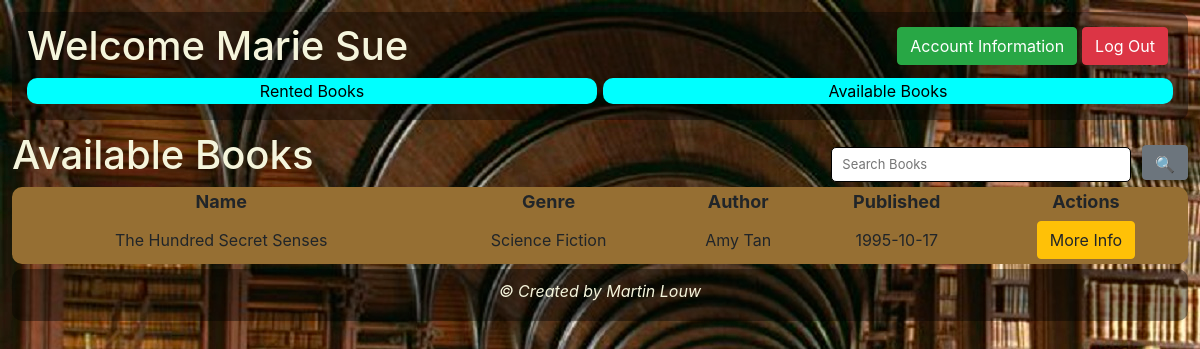
The app's page /member/memberAvailableSearch.php (signed in) with its own data.
### tables this page shows
CREATE TABLE `members` (
  `member_id` int(11) NOT NULL,
  `member_name` varchar(255) NOT NULL,
  `member_surname` varchar(255) NOT NULL,
  `member_date_of_birth` date NOT NULL,
  `member_email` varchar(255) NOT NULL,
  `member_password` varchar(255) NOT NULL,
  `member_contact_number` char(10) NOT NULL,
  `role_id` int(11) NOT NULL
);

CREATE TABLE `books` (
  `book_id` int(11) NOT NULL,
  `book_name` varchar(255) NOT NULL,
  `book_desc` varchar(10000) NOT NULL,
  `book_published_date` date NOT NULL,
  `genre_id` int(11) NOT NULL,
  `status_id` int(11) NOT NULL,
  `author_id` int(11) NOT NULL
);

CREATE TABLE `genre` (
  `genre_id` int(11) NOT NULL,
  `genre_name` varchar(255) NOT NULL,
  `genre_desc` varchar(1000) NOT NULL
);

CREATE TABLE `authors` (
  `author_id` int(11) NOT NULL,
  `author_name` varchar(255) NOT NULL,
  `author_surname` varchar(255) NOT NULL,
  `author_dob` date NOT NULL
);

### member/memberAvailableSearch.php (the view)
<?php include '../member/memberHeader.php'; ?>
    <h1>
		Available Books
		<form method="post" class="frmBooks">
			<input type='text' id="availableSearch" name="availableSearch" placeholder="Search Books" class="availableSearch">
			<button id="btnAvailableSearch" name="btnAvailableSearch" class="btn btn-secondary btnAvailableSearch">&#128269</button>
		</form>
	</h1>
    <form method='post'>
		<table class="bookTable">
			<thead class="bookTableHead">
				<th>Name</th>
				<th>Genre</th>
				<th>Author</th>
				<th>Published</th>
				<th>Actions</th>
			</thead>
			<tbody>
				<?php
                    $memberSearch = $_SESSION['memberSearch'];
					$sql = "SELECT * FROM books
							INNER JOIN genre ON books.genre_id = genre.genre_id
							INNER JOIN authors ON books.author_id = authors.author_id
							INNER JOIN books_status ON books.status_id = books_status.status_id
                            WHERE book_name LIKE '%$memberSearch%'
							ORDER BY book_name ASC";
					$result = $conn->query($sql);
					if ($result) {
						if ($result->num_rows > 0) {
							while ($row = $result->fetch_assoc()) {
								if ($row['status_id'] == 1) { ?>
									<tr class="bookTableRow">
										<td><?= $row['book_name'] ?></td>
										<td><?= $row['genre_name'] ?></td>
										<td><?= $row['author_name'] . " " . $row['author_surname'] ?></td>
										<td><?= $row['book_published_date'] ?></td>
										<td>
											<button id="btnMoreInfo" name="btnMoreInfo" value="<?= $row['book_id'] ?>" class="btn btn-warning">More Info</button>
										</td>
									</tr>
					<?php		}
								else {
								}
							}
					?>
			</tbody>
		</table>
		<?php
					}
                    else {
                        echo "  <script>
                                    alert('No Books Found.  Please Try Again.');
                                    window.location.href = './memberAvailable.php';
                                </script>";
                    }
				}
				else {
					echo "Error selecting table " . $conn->error;
				}
		?>
	</form>
<?php include '../member/memberFooter.php'; ?>

### member/memberHeader.php (shortened to what this page needs)
<!DOCTYPE html>
<html>
	<head>
		<?php require('../php/funcMember.php'); ?>
		<link rel='stylesheet' type='text/css' href='../css/member.css'>
		<link rel="stylesheet" href="https://stackpath.bootstrapcdn.com/bootstrap/4.5.0/css/bootstrap.min.css">
	</head>
	<body>
		<header class="container-fluid">
			<form method="post">
				<?php
					$memberID = $_SESSION['loggedInMemberID'];
					$sql = "SELECT * FROM members
							WHERE member_id = $memberID";
					$result = $conn->query($sql);
					if ($result) {
						if ($result->num_rows > 0) {
							while ($row = $result->fetch_assoc()) { ?>
								<h1>Welcome <?= $row['member_name'] . " " . $row['member_surname'] ?>
				<?php
							}
						}
					}
					else {
						echo "Error selecting table " . $conn->error;
					}
				?>
					<button id="btnLogOut" name="btnLogOut" class="btn btn-danger btnLogOut">Log Out</button>
					<button id="btnAccInfo" name="btnAccInfo" class="btn btn-success btnAccInfo">Account Information</button>
				</h1>
				<section class="buttonGrid">
					<div class="gridButton"><button id="btnRentedBooks" name="btnRentedBooks" class="btnNavigate">Rented Books</button></div>
					<div class="gridButton"><button id="btnAvailableBooks" name="btnAvailableBooks" class="btnNavigate">Available Books</button></div>
				</section>
			</form>
		</header>
		<main>

### css/member.css (style rules this page uses)
body { background-image: url(../media/librarian-as-career.jpg); background-repeat: no-repeat; padding: 1%; }
.container-fluid { background-color: rgba(0,0,0,.4); padding: 10px; border: solid; border-width: 0px; border-radius: 10px; margin-bottom: 1%; }
h1 { color: beige; }
.buttonGrid { display: grid; grid-template-areas: "gridButton gridButton"; grid-template-columns: repeat(2, 1fr); gap: 0.5%; grid-auto-rows: auto; grid-template-rows: auto; }
.gridButton { border: solid; border-width: 0px; border-radius: 10px; margin-bottom: 1%; text-align: center; }
.btnNavigate { background-color: aqua; width: 100%; border: solid; border-width: 0px; border-radius: 10px; }
.frmRented, .frmBooks { float: right; }
.rentedTable, .bookTable { width: 100%; background-color: #966f33; border: solid; border-width: 0px; border-radius: 10px; }
.rentedTableHead, .bookTableHead { text-align: center; padding: 5px; font-size: large; }
.rentedTableRow, .bookTableRow { text-align: center; }
td { padding: 5px; }
.btnRentedSearch, .btnAvailableSearch { height: 35px; font-size: small; margin-top: 7px; }
@media only screen and (min-width: 600px) { .rentedSearch, .availableSearch { height: 35px; font-size: small; border: solid; border-radius: 5px; border-width: 1px; width: 200px; padding-left: 10px; } }
@media only screen and (min-width: 600px) { .btnLogOut, .btnAccInfo { float: right; width: fit-content; margin-right: 5px; margin-top: 5px; } }
@media only screen and (min-width: 768px) { .rentedSearch, .availableSearch { height: 35px; font-size: small; border: solid; border-radius: 5px; border-width: 1px; width: 250px; padding-left: 10px; } }
@media only screen and (min-width: 768px) { .btnLogOut, .btnAccInfo { float: right; width: auto; margin-right: 5px; margin-top: 5px; } }
@media only screen and (min-width: 860px) { .rentedSearch, .availableSearch { height: 35px; font-size: small; border: solid; border-radius: 5px; border-width: 1px; width: 250px; padding-left: 10px; } }
@media only screen and (min-width: 860px) { .btnLogOut, .btnAccInfo { float: right; width: auto; margin-right: 5px; margin-top: 5px; } }
@media only screen and (min-width: 992px) { .rentedSearch, .availableSearch { height: 35px; font-size: small; border: solid; border-radius: 5px; border-width: 1px; width: 300px; padding-left: 10px; } }
@media only screen and (min-width: 992px) { .btnLogOut, .btnAccInfo { float: right; width: auto; margin-right: 5px; margin-top: 5px; } }
@media only screen and (min-width: 1200px) { .rentedSearch, .availableSearch { height: 35px; font-size: small; border: solid; border-radius: 5px; border-width: 1px; width: 300px; padding-left: 10px; } }
@media only screen and (min-width: 1200px) { .btnLogOut, .btnAccInfo { float: right; width: auto; margin-right: 5px; margin-top: 5px; } }

### records on screen
members: member_name "Marie", member_surname "Sue"
books: book_name "The Hundred Secret Senses", genre.genre_name "Science Fiction", author.author_name "Amy", author.author_surname "Tan", book_published_date "1995-10-17", $row['book_id'] 3 (drawn)
